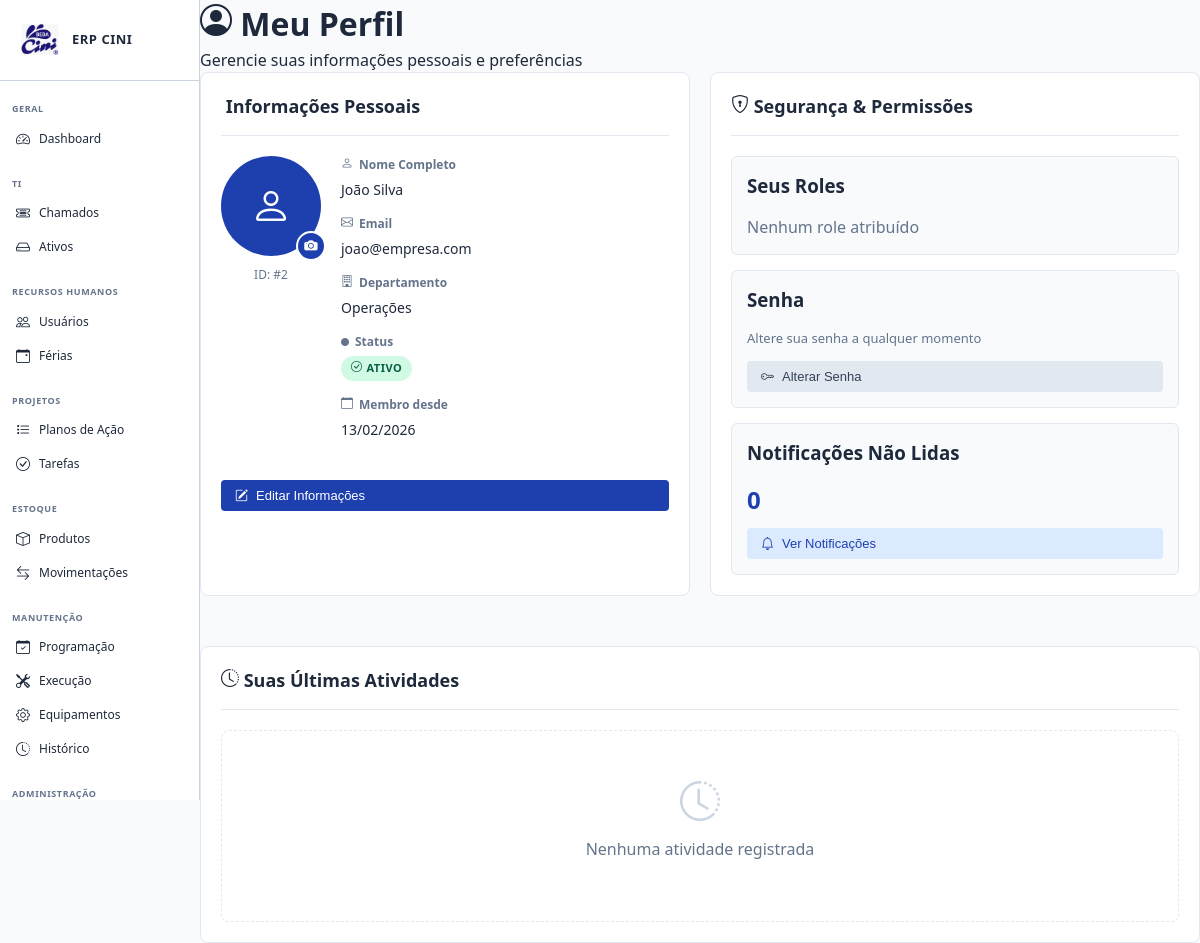
/modules/rh/perfil.php (signed in), run on the app's committed database.
### tables this page shows
CREATE TABLE users (
                id INTEGER PRIMARY KEY AUTOINCREMENT,
                name TEXT NOT NULL,
                email TEXT UNIQUE NOT NULL,
                password TEXT NOT NULL,
                dept TEXT NOT NULL,
                role TEXT DEFAULT 'user' CHECK(role IN ('admin', 'user')),
                active INTEGER DEFAULT 1,
                created_at DATETIME DEFAULT CURRENT_TIMESTAMP
            );

### modules/rh/perfil.php (the view, shortened to what this page needs)
<?php
require_once '../../includes/header.php';
require_once '../../includes/sidebar.php';
$db = Database::getInstance();
$conn = $db->getConnection();
$user_id = $_SESSION['user_id'];
try {
    $stmt = $conn->prepare("SELECT * FROM users WHERE id = ?");
    $stmt->execute([$user_id]);
    $user = $stmt->fetch();
    $stmt = $conn->prepare("SELECT r.name, r.description FROM roles r INNER JOIN user_roles ur ON r.id = ur.role_id WHERE ur.user_id = ?");
    $stmt->execute([$user_id]);
    $roles = $stmt->fetchAll();
    $stmt = $conn->prepare("SELECT * FROM audit_log WHERE user_id = ? ORDER BY created_at DESC LIMIT 10");
    $stmt->execute([$user_id]);
    $history = $stmt->fetchAll();
    $stmt = $conn->prepare("SELECT COUNT(*) as count FROM notifications_expanded WHERE user_id = ? AND \"read\" = 0");
    $stmt->execute([$user_id]);
    $unread_notif = $stmt->fetch();
} catch (Exception $e) {
    $user = [];
    $roles = [];
    $history = [];
    $unread_notif = ['count' => 0];
}
?>
<main class="main-content">
    <div class="page-header">
        <h1><i class="bi bi-person-circle"></i> Meu Perfil</h1>
        <p>Gerencie suas informações pessoais e preferências</p>
    </div>
    <div class="profile-grid">
        <div class="profile-section">
            <div class="section-header"><h2><i class="bi bi-user"></i> Informações Pessoais</h2></div>
            <div style="display: grid; grid-template-columns: 100px 1fr; gap: 20px; margin-bottom: 25px;">
                <div style="text-align: center;">
                    <div id="avatarContainer" style="position: relative; width: 100px; height: 100px; margin: 0 auto;">
                        <div class="avatar" style="width: 100%; height: 100%; background: #1e40af; border-radius: 50%; display: flex; align-items: center; justify-content: center; color: white; font-size: 40px; position: relative; overflow: hidden;">
                            <?php if (!empty($user['avatar_path']) && file_exists($_SERVER['DOCUMENT_ROOT'] . $user['avatar_path'])): ?>
                                <img id="avatarImg" src="<?php echo $user['avatar_path']; ?>" alt="Avatar" style="width: 100%; height: 100%; object-fit: cover;">
                            <?php else: ?>
                                <i class="bi bi-person"></i>
                            <?php endif; ?>
                        </div>
                        <button type="button" class="avatar-edit-btn" onclick="showModal('modalUploadAvatar')" title="Editar avatar" style="position: absolute; bottom: -5px; right: -5px; background: #1e40af; color: white; border: 2px solid white; border-radius: 50%; width: 30px; height: 30px; padding: 0; cursor: pointer; display: flex; align-items: center; justify-content: center;">
                            <i class="bi bi-camera-fill"></i>
                        </button>
                    </div>
                    <p style="margin: 10px 0 0 0; font-size: 12px; color: #64748b;">ID: #<?php echo $user['id']; ?></p>
                </div>
                <div>
                    <div class="info-row">
                        <label><i class="bi bi-person" style="margin-right: 6px;"></i>Nome Completo</label>
                        <p><?php echo $user['name']; ?></p>
                    </div>
                    <div class="info-row">
                        <label><i class="bi bi-envelope" style="margin-right: 6px;"></i>Email</label>
                        <p><?php echo $user['email']; ?></p>
                    </div>
                    <div class="info-row">
                        <label><i class="bi bi-building" style="margin-right: 6px;"></i>Departamento</label>
                        <p><?php echo $user['dept'] ?? 'Não informado'; ?></p>
                    </div>
                    <div class="info-row">
                        <label><i class="bi bi-circle-fill" style="margin-right: 6px; font-size: 8px;"></i>Status</label>
                        <p><span class="badge" style="background: <?php echo $user['active'] ? '#d1fae5' : '#fee2e2'; ?>; color: <?php echo $user['active'] ? '#065f46' : '#7f1d1d'; ?>"><i class="bi <?php echo $user['active'] ? 'bi-check-circle' : 'bi-x-circle'; ?>" style="margin-right: 4px;"></i><?php echo $user['active'] ? 'Ativo' : 'Inativo'; ?></span></p>
                    </div>
                    <div class="info-row">
                        <label><i class="bi bi-calendar" style="margin-right: 6px;"></i>Membro desde</label>
                        <p><?php echo date('d/m/Y', strtotime($user['created_at'])); ?></p>
                    </div>
                </div>
            </div>
            <button class="btn btn-primary" onclick="showModal('modalEditProfile')" style="width: 100%;"><i class="bi bi-pencil-square"></i> Editar Informações</button>
        </div>
        <div class="profile-section">
            <div class="section-header"><h2><i class="bi bi-shield-lock"></i> Segurança & Permissões</h2></div>
            <div class="security-box">
                <h3 style="margin: 0 0 15px 0;">Seus Roles</h3>
                <?php if (count($roles) > 0): ?>
                    <div style="display: flex; flex-wrap: wrap; gap: 10px;">
                        <?php foreach ($roles as $role): ?>
                        <div style="padding: 10px 15px; background: #f8fafc; border: 1px solid #e2e8f0; border-radius: 6px;">
                            <strong style="display: block; font-size: 14px;"><?php echo ucfirst($role['name']); ?></strong>
                            <small style="color: #64748b;"><?php echo $role['description']; ?></small>
                        </div>
                        <?php endforeach; ?>
                    </div>
                <?php else: ?>
                    <p style="color: #64748b;">Nenhum role atribuído</p>
                <?php endif; ?>
            </div>
            <div class="security-box" style="margin-top: 15px;">
                <h3 style="margin: 0 0 15px 0;">Senha</h3>
                <p style="color: #64748b; font-size: 13px; margin-bottom: 12px;">Altere sua senha a qualquer momento</p>
                <button class="btn btn-secondary" onclick="showModal('modalChangePassword')" style="width: 100%;"><i class="bi bi-key"></i> Alterar Senha</button>
            </div>
            <div class="security-box" style="margin-top: 15px;">
                <h3 style="margin: 0 0 15px 0;">Notificações Não Lidas</h3>
                <p style="font-size: 24px; font-weight: 700; color: #1e40af; margin: 0;"><?php echo $unread_notif['count']; ?></p>
                <button class="btn btn-info" onclick="window.location='/dashboard.php'" style="width: 100%; margin-top: 10px;"><i class="bi bi-bell"></i> Ver Notificações</button>
            </div>
        </div>
    </div>
    <div class="section-full" style="margin-top: 25px;">
        <div class="section-header"><h2><i class="bi bi-clock-history"></i> Suas Últimas Atividades</h2></div>
        <?php if (count($history) > 0): ?>
        <div class="table-responsive"><table class="data-table"><thead><tr><th>Data/Hora</th><th>Ação</th><th>Entidade</th><th>Detalhes</th></tr></thead><tbody>
        <?php foreach ($history as $h): ?>
        <tr>
            <td><small><?php echo date('d/m H:i:s', strtotime($h['created_at'])); ?></small></td>
            <td><span class="badge" style="background: <?php echo match($h['action']) { 'create' => '#d1fae5', 'update' => '#fef3c7', 'delete' => '#fee2e2', 'view' => '#dbeafe', 'export' => '#e0e7ff', default => '#f3f4f6' }; ?>; color: <?php echo match($h['action']) { 'create' => '#065f46', 'update' => '#92400e', 'delete' => '#7f1d1d', 'view' => '#1e40af', 'export' => '#3730a3', default => '#1f2937' }; ?>"><?php echo ucfirst($h['action']); ?></span></td>
            <td><strong><?php echo $h['entity']; ?></strong> #<?php echo $h['entity_id']; ?></td>
            <td><small style="color: #64748b;"><?php echo $h['ip_address']; ?></small></td>
        </tr>
        <?php endforeach; ?>
        </tbody></table></div>
        <?php else: ?>
        <div class="empty-state"><i class="bi bi-clock-history"></i><p>Nenhuma atividade registrada</p></div>
        <?php endif; ?>
    </div>
</main>
<?php require_once '../../includes/footer.php'; ?>

### assets/styles.css (style rules this page uses)
:root { --primary: #1e40af; --primary-dark: #1e3a8a; --primary-light: #dbeafe; --secondary: #64748b; --success: #059669; --danger: #dc2626; --warning: #f59e0b; --info: #0891b2; --light: #f8fafc; --gray: #e2e8f0; --text-dark: #1e293b; --text-light: #64748b; --border: #cbd5e1; --shadow: 0 1px 3px rgba(0, 0, 0, 0.1); }
* { margin: 0; padding: 0; box-sizing: border-box; }
html { scroll-behavior: smooth; }
body { font-family: 'Segoe UI', Tahoma, Geneva, Verdana, sans-serif; background-color: var(--light); color: var(--text-dark); line-height: 1.5; }
.main-content { margin-left: 200px; flex: 1; display: flex; flex-direction: column; }
.btn { padding: 10px 16px; border-radius: 6px; font-size: 13px; font-weight: 600; border: none; cursor: pointer; transition: all 0.2s ease; display: inline-flex; align-items: center; gap: 8px; text-decoration: none; }
.btn-primary { background: var(--primary); color: white; }
.btn-secondary { background: var(--gray); color: var(--text-dark); }
.badge { display: inline-block; padding: 4px 10px; border-radius: 4px; font-size: 10px; font-weight: 700; text-transform: uppercase; letter-spacing: 0.5px; }
label { display: block; font-size: 13px; font-weight: 600; color: var(--text-dark); margin-bottom: 6px; }
i { display: inline-flex; align-items: center; justify-content: center; }
.btn i { margin-right: 2px; transition: all 0.3s ease; }

### modules/rh/perfil.php (style rules this page uses)
.profile-grid { display: grid; grid-template-columns: repeat(auto-fit, minmax(300px, 1fr)); gap: 20px; margin-bottom: 25px; }
.profile-section { background: white; border: 1px solid #e2e8f0; border-radius: 8px; padding: 20px; }
.section-full { background: white; border: 1px solid #e2e8f0; border-radius: 8px; padding: 20px; }
.section-header { display: flex; justify-content: space-between; align-items: center; margin-bottom: 20px; padding-bottom: 15px; border-bottom: 1px solid #e2e8f0; }
.section-header h2 { margin: 0; font-size: 18px; }
.info-row { margin-bottom: 15px; }
.info-row label { display: block; font-size: 12px; color: #64748b; font-weight: 600; margin-bottom: 5px; }
.info-row p { margin: 0; font-size: 14px; color: #1e293b; }
.security-box { padding: 15px; background: #f8fafc; border-radius: 6px; border: 1px solid #e2e8f0; }
.badge { padding: 4px 10px; border-radius: 16px; font-size: 11px; font-weight: 600; display: inline-block; }
.btn { padding: 8px 14px; border: none; border-radius: 4px; cursor: pointer; font-size: 13px; font-weight: 500; display: inline-flex; align-items: center; gap: 6px; transition: 0.3s; }
.btn-primary { background: #1e40af; color: white; }
.btn-secondary { background: #e2e8f0; color: #334155; }
.btn-info { background: #dbeafe; color: #1e40af; }
.empty-state { text-align: center; padding: 50px 20px; background: white; border-radius: 8px; border: 1px dashed #e2e8f0; }
.empty-state i { font-size: 40px; color: #cbd5e1; }
.empty-state p { color: #64748b; margin: 10px 0; }

### data on the page
users: id "2", name "João Silva", email "joao@empresa.com", dept "Operações", created_at "13/02/2026"

### other printed values
$unread_notif['count'] "0"
